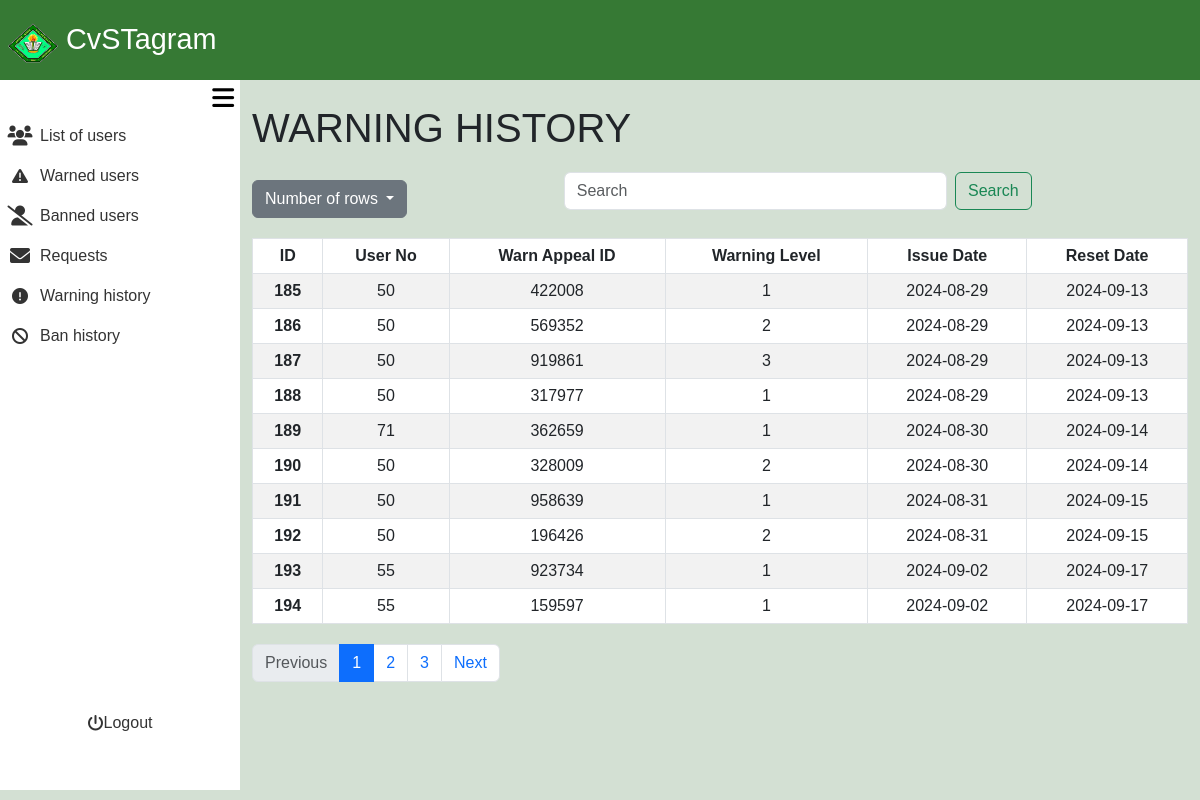
The app's page /admin_area/warned_user.php (signed in), older data.
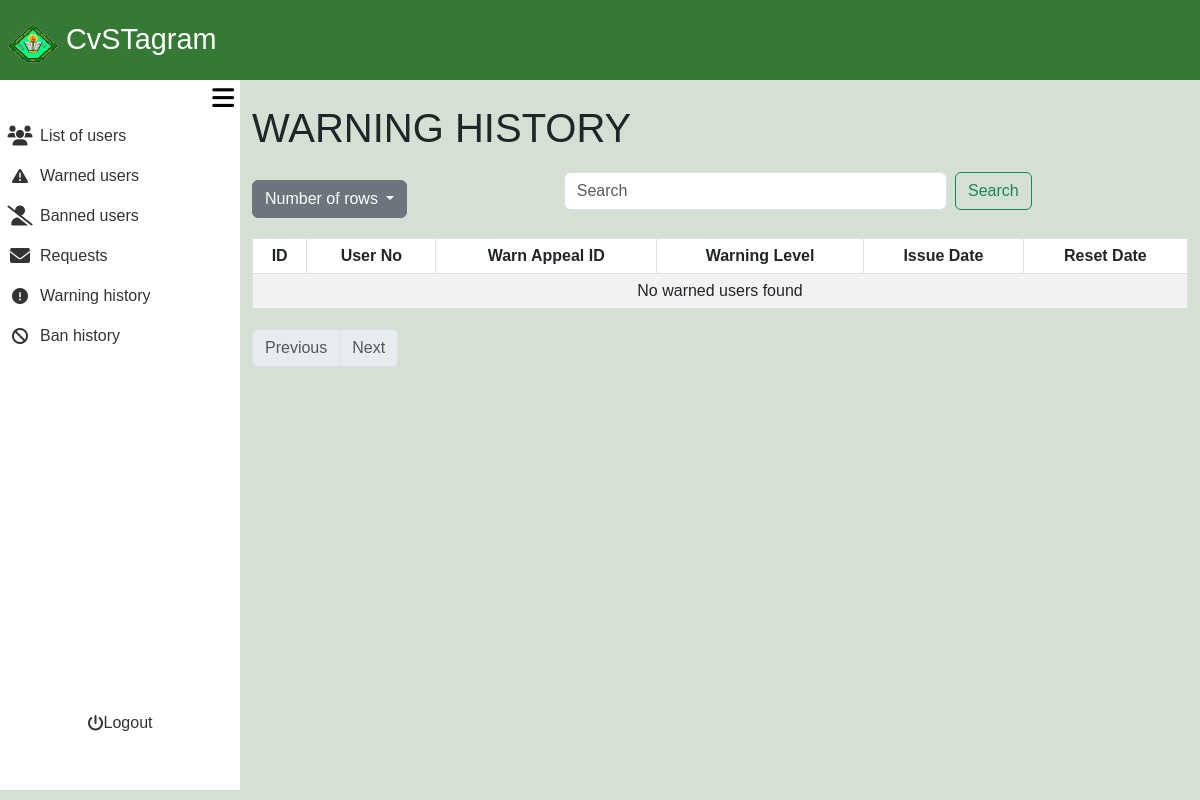
The same page, newer data.
### tables this page shows
CREATE TABLE `user_warnings` (
  `warning_id` int(11) NOT NULL,
  `user_no` int(11) NOT NULL,
  `warn_appeal_id` int(11) NOT NULL,
  `warning_level` int(11) NOT NULL DEFAULT 1,
  `issue_date` date NOT NULL,
  `reset_date` date NOT NULL
);

### admin_area/warned_user.php (the view, shortened to what the changed rows need)
<?php
require_once '../include/connect.php';
require_once '../include/bootsrap.php';
?>
<!DOCTYPE html>
<html lang="en">
<head>
    <link rel="stylesheet" href="admin_dashbaord.css?v=<?php echo time(); ?>">
</head>
<body>
<div class="container-fluid screen">
    <div class="container-fluid contbody">
        <div class="container-fluid content">
<?php
$rows = isset($_GET['rows']) ? intval($_GET['rows']) : 10;
$page = isset($_GET['page']) ? intval($_GET['page']) : 1;
$offset = ($page - 1) * $rows;
$valid_sort_columns = ['warning_id', 'user_no', 'warn_appeal_id', 'warning_level', 'issue_date', 'reset_date'];
$sort_by = isset($_GET['sort_by']) && in_array($_GET['sort_by'], $valid_sort_columns) ? $_GET['sort_by'] : 'warning_id';
$sort_order = isset($_GET['sort_order']) && $_GET['sort_order'] == 'DESC' ? 'DESC' : 'ASC';
$search = isset($_GET['search']) ? $con->real_escape_string($_GET['search']) : '';
$totalResult = $con->query("SELECT COUNT(*) AS total FROM user_warnings WHERE
                            warning_id LIKE '%$search%' OR
                            user_no LIKE '%$search%' OR
                            warn_appeal_id LIKE '%$search%' OR
                            warning_level LIKE '%$search%' OR
                            DATE_FORMAT(issue_date, '%Y-%m-%d') LIKE '%$search%' OR
                            DATE_FORMAT(reset_date, '%Y-%m-%d') LIKE '%$search%'");
$totalRows = $totalResult->fetch_assoc()['total'];
$sql = "SELECT warning_id, user_no, warn_appeal_id, warning_level, issue_date, reset_date
        FROM user_warnings
        WHERE warning_id LIKE '%$search%'
           OR user_no LIKE '%$search%'
           OR warn_appeal_id LIKE '%$search%'
           OR warning_level LIKE '%$search%'
           OR DATE_FORMAT(issue_date, '%Y-%m-%d') LIKE '%$search%'
           OR DATE_FORMAT(reset_date, '%Y-%m-%d') LIKE '%$search%'
        ORDER BY $sort_by $sort_order
        LIMIT $offset, $rows";
$usersResult = $con->query($sql);
$totalPages = ceil($totalRows / $rows);
?>
<div class="container mt-4">
    <h1>WARNING HISTORY</h1>
    <table class="table table-bordered table-striped">
    <thead>
        <tr>
            <th scope="col" class="sortable" onclick="sortTable('warning_id')">
                ID <i class="fa-solid fa-sort-up"></i><i class="fa-solid fa-sort-down"></i>
            </th>
            <th scope="col" class="sortable" onclick="sortTable('user_no')">
                User No <i class="fa-solid fa-sort-up"></i><i class="fa-solid fa-sort-down"></i>
            </th>
            <th scope="col" class="sortable" onclick="sortTable('warn_appeal_id')">
                Warn Appeal ID <i class="fa-solid fa-sort-up"></i><i class="fa-solid fa-sort-down"></i>
            </th>
            <th scope="col" class="sortable" onclick="sortTable('warning_level')">
                Warning Level <i class="fa-solid fa-sort-up"></i><i class="fa-solid fa-sort-down"></i>
            </th>
            <th scope="col" class="sortable" onclick="sortTable('issue_date')">
                Issue Date <i class="fa-solid fa-sort-up"></i><i class="fa-solid fa-sort-down"></i>
            </th>
            <th scope="col" class="sortable" onclick="sortTable('reset_date')">
                Reset Date <i class="fa-solid fa-sort-up"></i><i class="fa-solid fa-sort-down"></i>
            </th>
        </tr>
    </thead>
    <tbody>
            <?php
            if ($usersResult->num_rows > 0) {
                while ($row = $usersResult->fetch_assoc()) {
                    echo "<tr>";
                    echo "<th scope='row'>" . $row['warning_id'] . "</th>";
                    echo "<td>" . $row['user_no'] . "</td>";
                    echo "<td>" . $row['warn_appeal_id'] . "</td>";
                    echo "<td>" . $row['warning_level'] . "</td>";
                    echo "<td>" . $row['issue_date'] . "</td>";
                    echo "<td>" . $row['reset_date'] . "</td>";
                    echo "</tr>";
                }
            } else {
                echo "<tr><td colspan='6'>No warned users found</td></tr>";
            }
            ?>
        </tbody>
</table>
    <nav aria-label="Page navigation">
        <ul class="pagination">
            <?php for ($i = 1; $i <= $totalPages; $i++) : ?>
                <li class="page-item <?= ($page == $i) ? 'active' : ''; ?>">
                    <a class="page-link" href="?rows=<?= $rows; ?>&page=<?= $i; ?>&sort_by=<?= $sort_by; ?>&sort_order=<?= $sort_order; ?>"><?= $i; ?></a>
                </li>
            <?php endfor; ?>
            <li class="page-item <?= ($page >= $totalPages) ? 'disabled' : ''; ?>">
                <a class="page-link" href="?rows=<?= $rows; ?>&page=<?= $page + 1; ?>&sort_by=<?= $sort_by; ?>&sort_order=<?= $sort_order; ?>">Next</a>
            </li>
        </ul>
    </nav>
</div>
        </div>
    </div>
</div>
</body>
</html>

Row changes from the older to the newer data that the page shows:
removed user_warnings: warning_id "185", user_no "50", warn_appeal "422008", warning_level "1", issue_date "2024-08-29", reset_date "2024-09-13"
removed user_warnings: warning_id "186", user_no "50", warn_appeal "569352", warning_level "2", issue_date "2024-08-29", reset_date "2024-09-13"
removed user_warnings: warning_id "187", user_no "50", warn_appeal "919861", warning_level "3", issue_date "2024-08-29", reset_date "2024-09-13"
removed user_warnings: warning_id "188", user_no "50", warn_appeal "317977", warning_level "1", issue_date "2024-08-29", reset_date "2024-09-13"
removed user_warnings: warning_id "189", user_no "71", warn_appeal "362659", warning_level "1", issue_date "2024-08-30", reset_date "2024-09-14"
removed user_warnings: warning_id "190", user_no "50", warn_appeal "328009", warning_level "2", issue_date "2024-08-30", reset_date "2024-09-14"
removed user_warnings: warning_id "191", user_no "50", warn_appeal "958639", warning_level "1", issue_date "2024-08-31", reset_date "2024-09-15"
removed user_warnings: warning_id "192", user_no "50", warn_appeal "196426", warning_level "2", issue_date "2024-08-31", reset_date "2024-09-15"
removed user_warnings: warning_id "193", user_no "55", warn_appeal "923734", warning_level "1", issue_date "2024-09-02", reset_date "2024-09-17"
removed user_warnings: warning_id "194", user_no "55", warn_appeal "159597", warning_level "1", issue_date "2024-09-02", reset_date "2024-09-17"
Text that changed along with them:
text now shown: "No warned users found"
list line gone: "1"
list line gone: "2"
list line gone: "3"
